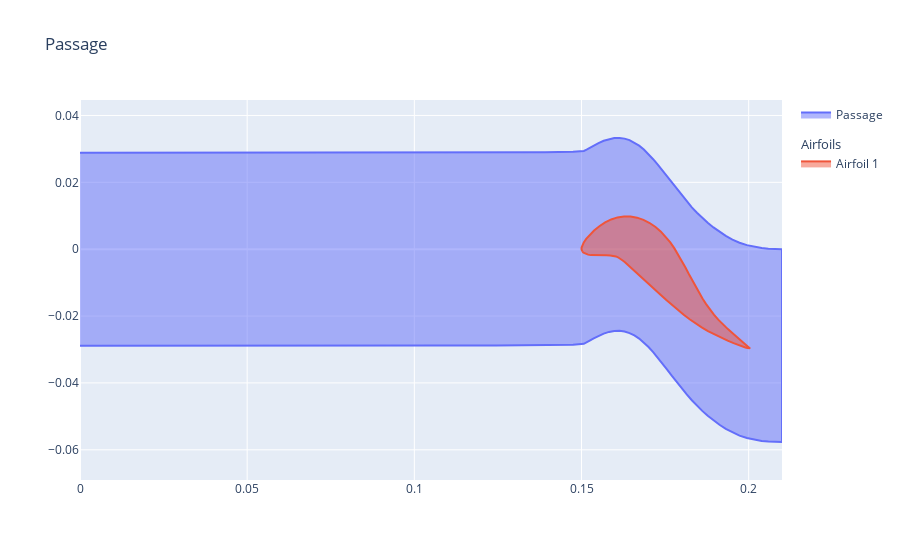
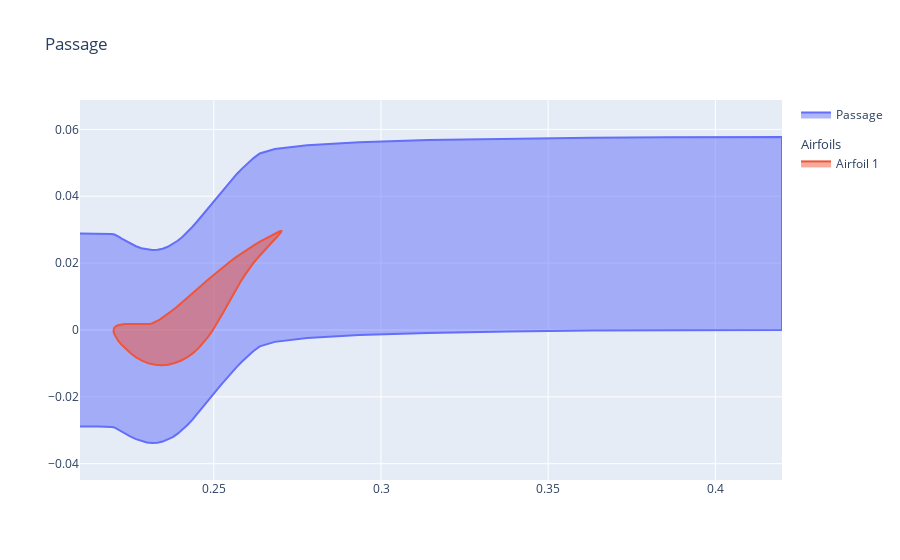

The cell these charts' notebook holds for them, in order:
### Markdown cell above
# Axial Turbine Stage
![Axial Turbine](../assets/axial_turb.png)

### Code cell
import numpy as np
from parafoil import Airfoil, Passage
from ezmesh.exporters import export_to_su2

rotor_airfoil = Airfoil(
    inlet_angle=np.radians(40.0),
    outlet_angle=np.radians(-20.0),
    stagger_angle=np.radians(-30.0),
    upper_thick_dist=[0.002 , 0.008 , 0.008 , 0.002 , 0.0004],
    lower_thick_dist=[0.002 , 0.008 , 0.008 , 0.002 , 0.0004],
    leading_prop=0.5,
    trailing_prop=0.5,
    chord_length=0.0577,
)

stator_airfoil = Airfoil(
    inlet_angle=np.radians(-40.0),
    outlet_angle=np.radians(30.0),
    stagger_angle=np.radians(30.0),
    upper_thick_dist=[0.002 , 0.008 , 0.008 , 0.002 , 0.0004],
    lower_thick_dist=[0.002 , 0.008 , 0.008 , 0.002 , 0.0004],
    leading_prop=0.5,
    trailing_prop=0.5,
    chord_length=0.0577,
)

rotor_passage = Passage(
    airfoil=rotor_airfoil,
    spacing=1.0 * rotor_airfoil.chord_length,
    leading_edge_gap=0.15,
    trailing_edge_gap=0.01,
    num_blades=1,
)

stator_passage = Passage(
    airfoil=stator_airfoil,
    spacing=1.0 * stator_airfoil.chord_length,
    leading_edge_gap=0.01,
    trailing_edge_gap=0.15,
    num_blades=1,
    offset=np.array([np.max(rotor_passage.coords[:, 0]), 0]),
)

print(f"rotor spacing: {rotor_passage.spacing}")
print(f"stator spacing: {stator_passage.spacing}")

rotor_passage.visualize()
stator_passage.visualize()

rotor_passage_mesh = rotor_passage.generate_mesh(
    airfoil_label="wall1",
    bottom_label="periodic1",
    top_label="periodic2",
    inlet_label="inflow",
    outlet_label="outmix",
)

stator_passage_mesh = stator_passage.generate_mesh(
    airfoil_label="wall2",
    bottom_label="periodic3",
    top_label="periodic4",
    inlet_label="inmix",
    outlet_label="outflow",
)

export_to_su2([rotor_passage_mesh, stator_passage_mesh], "axial_stage.su2")
